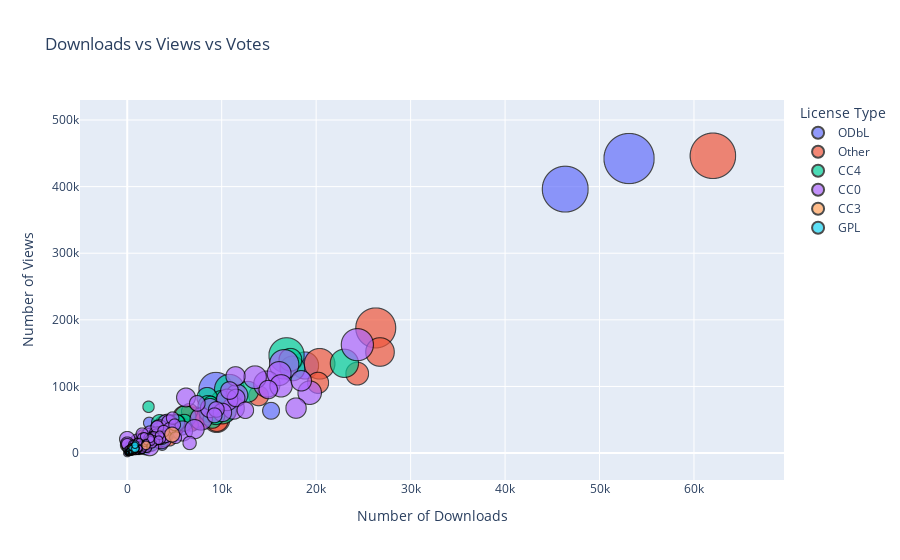

The notebook cell saved with this chart:
### Markdown cell above
**Exercise 1**

### Code cell
fig = px.scatter(
    data_frame=kaggle,
    x="Downloads",
    y="Views",
    color="License",
    size="Votes",
    size_max=50,
    color_discrete_sequence=px.colors.qualitative.Plotly,
    title="Downloads vs Views vs Votes",
    labels={"Downloads": "Number of Downloads", "Views": "Number of Views", "Votes": "Number of Votes", "License": "License Type"}
)

fig.update_traces(
    marker_line_width=1,
    marker_line_color='black'
)

fig.show()

### Figure 1 — Plotly figure (JSON) as saved in the notebook; plotly's stock layout.template omitted (floating-point values rounded to 4 significant figures; data arrays with more than 128 entries replaced by an {"elided": "..."} marker saying what was removed)
{"data": [{"hovertemplate": "License Type=ODbL<br>Number of Downloads=%{x}<br>Number of Views=%{y}<br>Number of Votes=%{marker.size}<extra></extra>", "legendgroup": "ODbL", "marker": {"color": "#636EFA", "line": {"color": "black", "width": 1}, "size": {"elided": "181 int values"}, "sizemode": "area", "sizeref": 0.4964, "symbol": "circle"}, "mode": "markers", "name": "ODbL", "showlegend": true, "type": "scattergl", "x": {"elided": "181 int values"}, "xaxis": "x", "y": {"elided": "181 int values"}, "yaxis": "y"}, {"hovertemplate": "License Type=Other<br>Number of Downloads=%{x}<br>Number of Views=%{y}<br>Number of Votes=%{marker.size}<extra></extra>", "legendgroup": "Other", "marker": {"color": "#EF553B", "line": {"color": "black", "width": 1}, "size": {"elided": "751 int values"}, "sizemode": "area", "sizeref": 0.4964, "symbol": "circle"}, "mode": "markers", "name": "Other", "showlegend": true, "type": "scattergl", "x": {"elided": "751 int values"}, "xaxis": "x", "y": {"elided": "751 int values"}, "yaxis": "y"}, {"hovertemplate": "License Type=CC4<br>Number of Downloads=%{x}<br>Number of Views=%{y}<br>Number of Votes=%{marker.size}<extra></extra>", "legendgroup": "CC4", "marker": {"color": "#00CC96", "line": {"color": "black", "width": 1}, "size": {"elided": "324 int values"}, "sizemode": "area", "sizeref": 0.4964, "symbol": "circle"}, "mode": "markers", "name": "CC4", "showlegend": true, "type": "scattergl", "x": {"elided": "324 int values"}, "xaxis": "x", "y": {"elided": "324 int values"}, "yaxis": "y"}, {"hovertemplate": "License Type=CC0<br>Number of Downloads=%{x}<br>Number of Views=%{y}<br>Number of Votes=%{marker.size}<extra></extra>", "legendgroup": "CC0", "marker": {"color": "#AB63FA", "line": {"color": "black", "width": 1}, "size": {"elided": "845 int values"}, "sizemode": "area", "sizeref": 0.4964, "symbol": "circle"}, "mode": "markers", "name": "CC0", "showlegend": true, "type": "scattergl", "x": {"elided": "845 int values"}, "xaxis": "x", "y": {"elided": "845 int values"}, "yaxis": "y"}, {"hovertemplate": "License Type=CC3<br>Number of Downloads=%{x}<br>Number of Views=%{y}<br>Number of Votes=%{marker.size}<extra></extra>", "legendgroup": "CC3", "marker": {"color": "#FFA15A", "line": {"color": "black", "width": 1}, "size": [109, 48, 38, 34, 25, 21, 21, 19, 18, 16, 14, 12, 10, 9, 8, 6, 6, 6, 6, 5, 3, 2, 2], "sizemode": "area", "sizeref": 0.4964, "symbol": "circle"}, "mode": "markers", "name": "CC3", "showlegend": true, "type": "scattergl", "x": [4751, 520, 1995, 486, 648, 398, 519, 277, 784, 111, 199, 127, 259, 30, 211, 30, 33, 60, 30, 29, 12, 59, 48], "xaxis": "x", "y": [27811, 7055, 11553, 6389, 3657, 3436, 4188, 2321, 6244, 1709, 2610, 1502, 1753, 1019, 2124, 699, 498, 1593, 701, 620, 154, 341, 119], "yaxis": "y"}, {"hovertemplate": "License Type=GPL<br>Number of Downloads=%{x}<br>Number of Views=%{y}<br>Number of Votes=%{marker.size}<extra></extra>", "legendgroup": "GPL", "marker": {"color": "#19D3F3", "line": {"color": "black", "width": 1}, "size": [39, 30, 27, 27, 20, 15, 10, 8, 7, 6, 5, 5, 5, 5, 4, 4, 4, 3, 3, 2, 2, 2, 2, 2, 2, 2], "sizemode": "area", "sizeref": 0.4964, "symbol": "circle"}, "mode": "markers", "name": "GPL", "showlegend": true, "type": "scattergl", "x": [771, 562, 862, 857, 819, 144, 115, 327, 31, 245, 58, 59, 84, 41, 28, 78, 51, 17, 15, 5, 27, 7, 17, 19, 12, 20], "xaxis": "x", "y": [7772, 6163, 12868, 6631, 11731, 1367, 2846, 1299, 571, 1496, 497, 528, 1136, 932, 358, 537, 749, 224, 186, 29, 384, 162, 206, 351, 167, 301], "yaxis": "y"}], "layout": {"legend": {"itemsizing": "constant", "title": {"text": "License Type"}, "tracegroupgap": 0}, "title": {"text": "Downloads vs Views vs Votes"}, "xaxis": {"anchor": "y", "domain": [0, 1], "title": {"text": "Number of Downloads"}}, "yaxis": {"anchor": "x", "domain": [0, 1], "title": {"text": "Number of Views"}}}}
